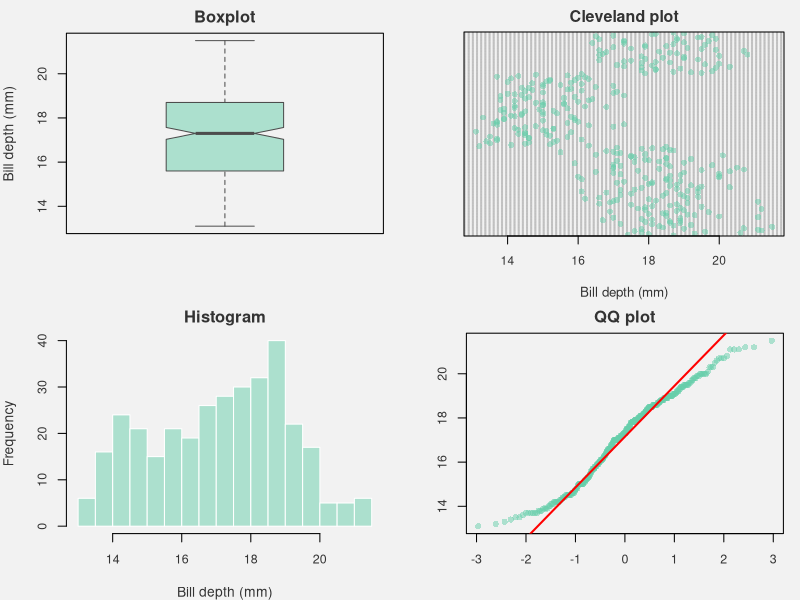
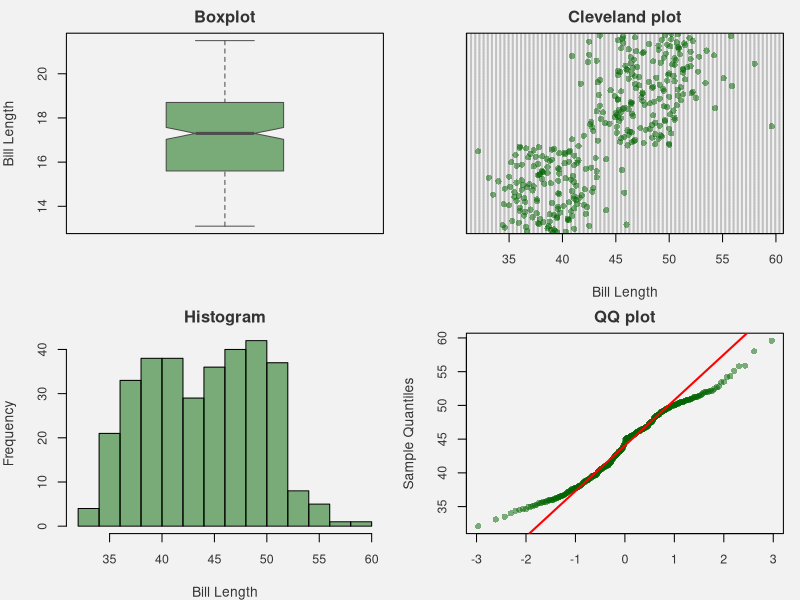
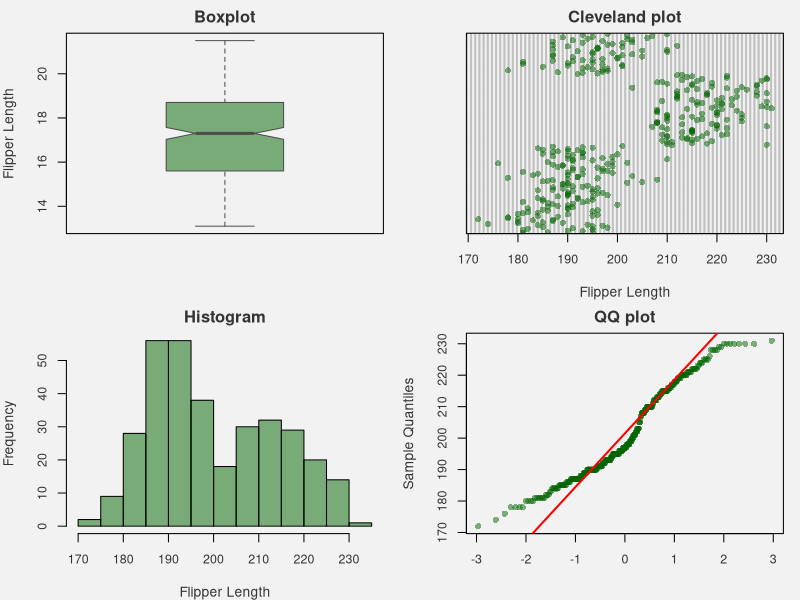
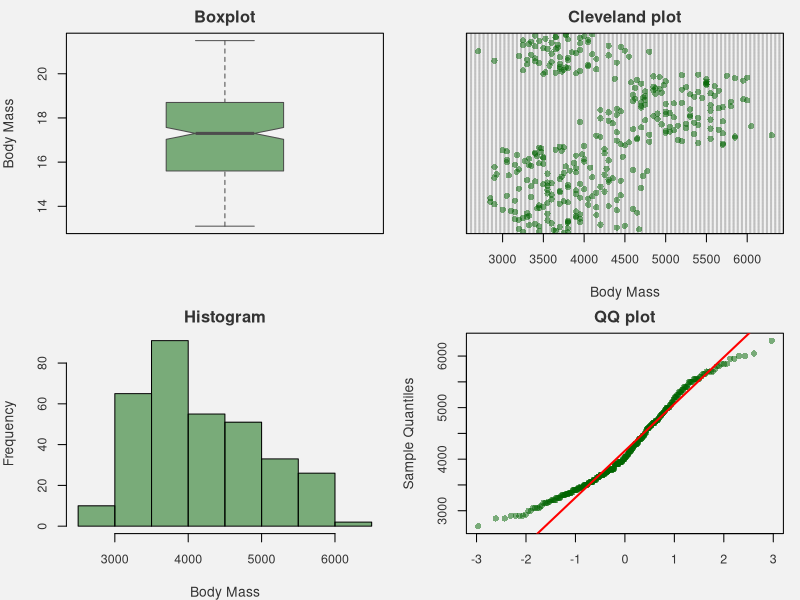
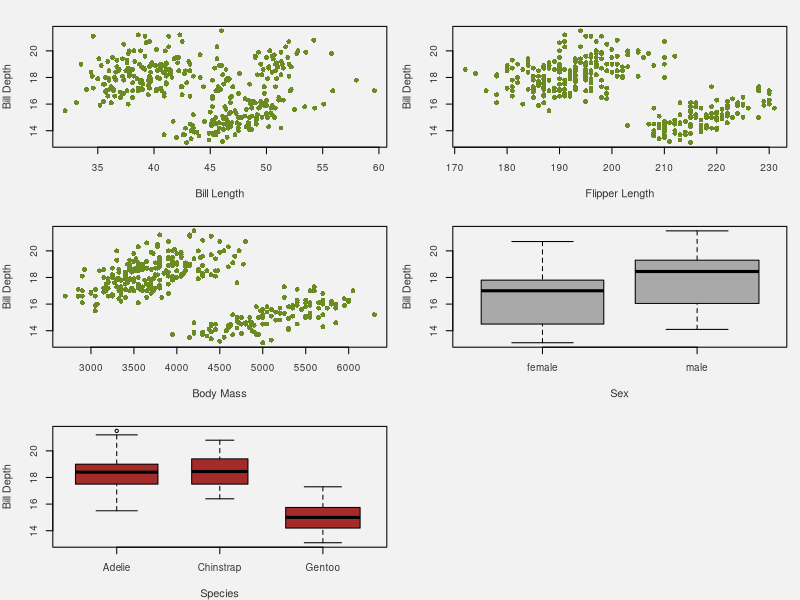
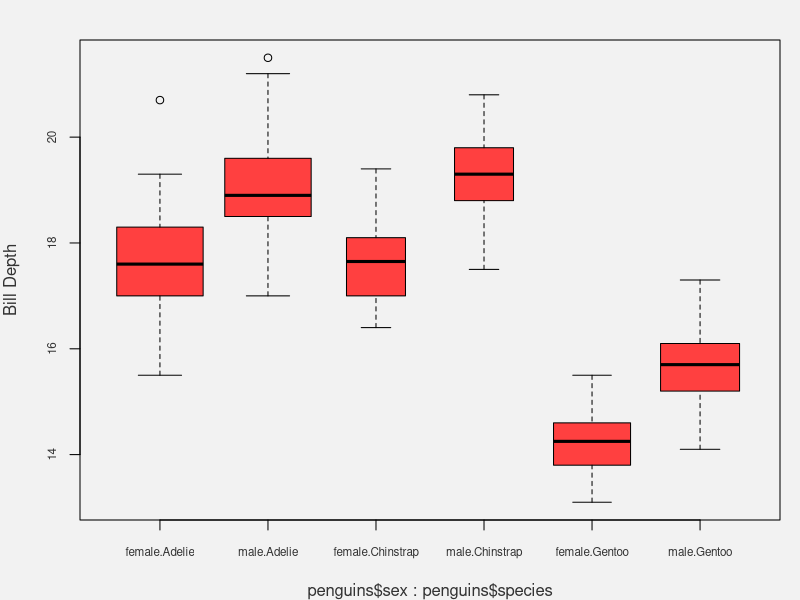
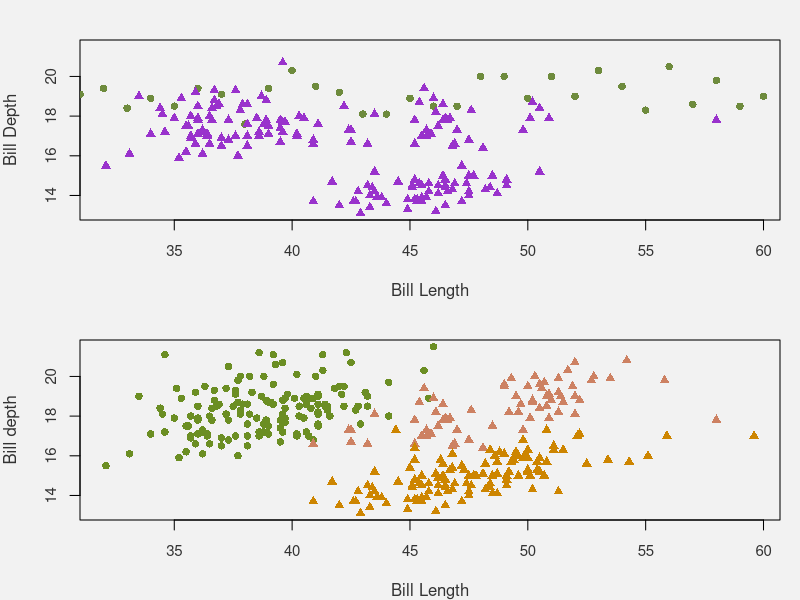
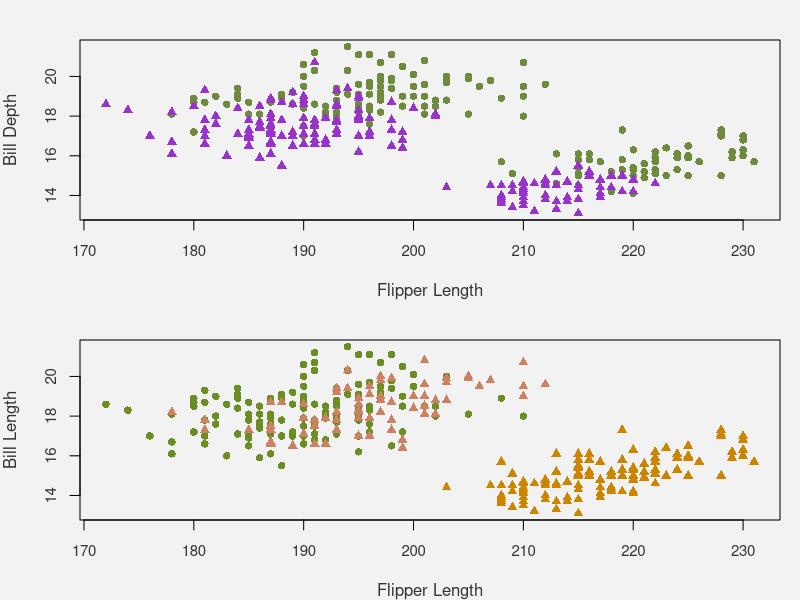

The R script that drew these images, in order:
## ---- chunk 1
#Data importation 
library(palmerpenguins) 
data("penguins") 
penguins$sex<-as.factor(penguins$sex) 
penguins$species<-as.factor(penguins$species)
str(penguins)
## ---- chunk 2
#Is NA?  
colSums(is.na(penguins))
summary(penguins$sex)
## ---- chunk 3
penguins<-na.omit(penguins)
colSums(is.na(penguins))
## ---- chunk 4
#Don't show the code 
par(mfrow=c(2,2),      
    mar=c(4,4,2,1),           
    bg="gray95",              
    col.axis="gray20",      
    col.lab="gray20",     
    col.main="gray20",     
    cex.axis=0.9,      
    cex.lab=1) 
col_transp <- adjustcolor("aquamarine3", alpha.f=0.5) 
# Boxplot 
boxplot(penguins$bill_depth_mm,         
        col=col_transp, border="gray30",         
        ylab='Bill depth (mm)',         
        main = 'Boxplot',         
        notch=TRUE) 
# Cleveland plot 
dotchart(penguins$bill_depth_mm,          
         pch=16, col=col_transp,          
         xlab='Bill depth (mm)',          
         main = 'Cleveland plot',          
         cex=0.8) 
# Histogram 
hist(penguins$bill_depth_mm,      
     col=col_transp, 
     border="white",      
     xlab="Bill depth (mm)",      
     main = 'Histogram',      
     breaks=20)
# Quantile-Quantile plot 
qqnorm(penguins$bill_depth_mm, pch=16, col=col_transp, xlab='', ylab='',main="QQ plot") 
qqline(penguins$bill_depth_mm, col='red', lwd=2)
## ---- chunk 5
#Don't show the code 
par(mfrow=c(2,2),      
    mar=c(4,4,2,1),           
    bg="gray95",              
    col.axis="gray20",      
    col.lab="gray20",      
    col.main="gray20",      
    cex.axis=0.9,      
    cex.lab=1) 
col_transp <- adjustcolor("darkgreen", alpha.f=0.5)  

# Bill lenght  
# Boxplot 
boxplot(penguins$bill_depth_mm,         
        col=col_transp, border="gray30",         
        ylab='Bill Length',         
        main = 'Boxplot',         
        notch=TRUE) 
# Cleveland plot 
dotchart(penguins$bill_length_mm,          
         pch=16,          
         col=col_transp,          
         xlab='Bill Length',          
         main = 'Cleveland plot') 
# Histogram 
hist(penguins$bill_length_mm,      
     col=col_transp,      
     xlab="Bill Length",      
     main="Histogram") 
# Quantile-Quantile plot 
qqnorm(penguins$bill_length_mm,        
       pch=16,col=col_transp,xlab='',         
       main = 'QQ plot') 
qqline(penguins$bill_length_mm,col='red',lwd=2)  

# Flipper lenght  
# Boxplot 
boxplot(penguins$bill_depth_mm,         
        col=col_transp, border="gray30",         
        ylab='Flipper Length',         
        main = 'Boxplot',         
        notch=TRUE) 
# Cleveland plot 
dotchart(penguins$flipper_length_mm,          
         pch=16,          
         col=col_transp,          
         xlab='Flipper Length',          
         main = 'Cleveland plot') 
# Histogram 
hist(penguins$flipper_length_mm,      
     col=col_transp,      
     xlab="Flipper Length",      
     main="Histogram") 
# Quantile-Quantile plot 
qqnorm(penguins$flipper_length_mm,        
       pch=16,        
       col=col_transp,xlab='',        
       main = 'QQ plot') 
qqline(penguins$flipper_length_mm,col='red',lwd=2)  

# Body mass 
# Boxplot 
boxplot(penguins$bill_depth_mm,         
        col=col_transp, border="gray30",         
        ylab='Body Mass',         
        main = 'Boxplot',         
        notch=TRUE) 
# Cleveland plot 
dotchart(penguins$body_mass_g,          
         pch=16,          
         col=col_transp,          
         xlab='Body Mass',          
         main = 'Cleveland plot') 
# Histogram 
hist(penguins$body_mass_g,      
     col=col_transp,     
     xlab="Body Mass",      
     main="Histogram") 
# Quantile-Quantile plot 
qqnorm(penguins$body_mass_g,        
       pch=16,        
       col=col_transp,xlab='',        
       main = 'QQ plot') 
qqline(penguins$body_mass_g,col='red',lwd=2)
## ---- chunk 6
summary(penguins$species) 
summary(penguins$island) 
summary(penguins$sex)
## ---- chunk 7
par(mfrow=c(3,2)) 
# Bill Length 
plot(penguins$bill_depth_mm~penguins$bill_length_mm,pch=16,col='olivedrab4',xlab='Bill Length',ylab='Bill Depth') 
# Flipper Length 
plot(penguins$bill_depth_mm~penguins$flipper_length_mm,pch=16,col='olivedrab4',xlab='Flipper Length',ylab='Bill Depth') 
# Body Mass 
plot(penguins$bill_depth_mm~penguins$body_mass_g,pch=16,col='olivedrab4',xlab='Body Mass',ylab='Bill Depth') 
# Sex 
boxplot(penguins$bill_depth_mm~penguins$sex, varwidth = TRUE, ylab = "Bill Depth", xlab = "Sex", col='darkgrey', main = "") 
# Species 
boxplot(penguins$bill_depth_mm~penguins$species, varwidth = TRUE, ylab = "Bill Depth", xlab = "Species", col='brown', main = "") 
## ---- chunk 8
table(penguins$species, penguins$sex) 
table(penguins$species, penguins$island)
## ---- chunk 9
par(mfrow=c(1,1)) 
boxplot(penguins$bill_depth_mm~penguins$sex*penguins$species, varwidth = TRUE, ylab = "Bill Depth", col='brown1', main = "",cex.axis=0.7)
## ---- chunk 10
par(mfrow=c(2,1)) 
# Interactions between Bill Length & Sex 
plot(penguins$bill_depth_mm~penguins$bill_length_mm,type='n',ylab = "Bill Depth",xlab="Bill Length") 
points(penguins$bill_depth_mm[penguins$sex=="male"]~penguins$bill_depth_mm[penguins$sex=="male"],pch=16,col='darkolivegreen4') 
points(penguins$bill_depth_mm[penguins$sex=="female"]~penguins$bill_length_mm[penguins$sex=="female"],pch=17,col='darkorchid')  

# Interactions between Bill Length & Species 
plot(penguins$bill_depth_mm~penguins$bill_length_mm,type='n',ylab = "Bill depth",xlab="Bill Length") 
points(penguins$bill_depth_mm[penguins$species=="Adelie"]~penguins$bill_length_mm[penguins$species=="Adelie"],pch=16,col='olivedrab') 
points(penguins$bill_depth_mm[penguins$species=="Chinstrap"]~penguins$bill_length_mm[penguins$species=="Chinstrap"],pch=17,col='lightsalmon3') 
points(penguins$bill_depth_mm[penguins$species=="Gentoo"]~penguins$bill_length_mm[penguins$species=="Gentoo"],pch=17,col='orange3')

par(mfrow=c(2,1)) 

# Interactions between Flipper Length & Sex 
plot(penguins$bill_depth_mm~penguins$flipper_length_mm,type='n',ylab = "Bill Depth",xlab="Flipper Length") 
points(penguins$bill_depth_mm[penguins$sex =="male"]~penguins$flipper_length_mm[penguins$sex=="male"],pch=16,col='darkolivegreen4') 
points(penguins$bill_depth_mm[penguins$sex=="female"]~penguins$flipper_length_mm[penguins$sex=="female"],pch=17,col='darkorchid')  

# Interactions between Flipper Length & Species 
plot(penguins$bill_depth_mm~penguins$flipper_length_mm,type='n',ylab = "Bill Length",xlab="Flipper Length") 
points(penguins$bill_depth_mm[penguins$species=="Adelie"]~penguins$flipper_length_mm[penguins$species=="Adelie"],pch=16,col='olivedrab') 
points(penguins$bill_depth_mm[penguins$species=="Chinstrap"]~penguins$flipper_length_mm[penguins$species=="Chinstrap"],pch=17,col='lightsalmon3') 
points(penguins$bill_depth_mm[penguins$species=="Gentoo"]~penguins$flipper_length_mm[penguins$species=="Gentoo"],pch=17,col='orange3')

par(mfrow=c(2,1)) 

# Interactions between Body Mass & Sex 
plot(penguins$bill_depth_mm~penguins$body_mass_g,type='n',ylab = "Bill Depth",xlab="Body Mass")
points(penguins$bill_depth_mm[penguins$sex=="male"]~penguins$body_mass_g[penguins$sex=="male"],pch=16,col='darkolivegreen4') 
points(penguins$bill_depth_mm[penguins$sex=="female"]~penguins$body_mass_g[penguins$sex=="female"],pch=17,col='darkorchid')  

# Interactions between Body Mass & Species 
plot(penguins$bill_depth_mm~penguins$body_mass_g,type='n',ylab = "Bill Length",xlab="Body Mass") 
points(penguins$bill_depth_mm[penguins$species=="Adelie"]~penguins$body_mass_g[penguins$species=="Adelie"],pch=16,col='olivedrab') 
points(penguins$bill_depth_mm[penguins$species=="Chinstrap"]~penguins$body_mass_g[penguins$species=="Chinstrap"],pch=17,col='lightsalmon3') 
points(penguins$bill_depth_mm[penguins$species=="Gentoo"]~penguins$body_mass_g[penguins$species=="Gentoo"],pch=17,col='orange3')
